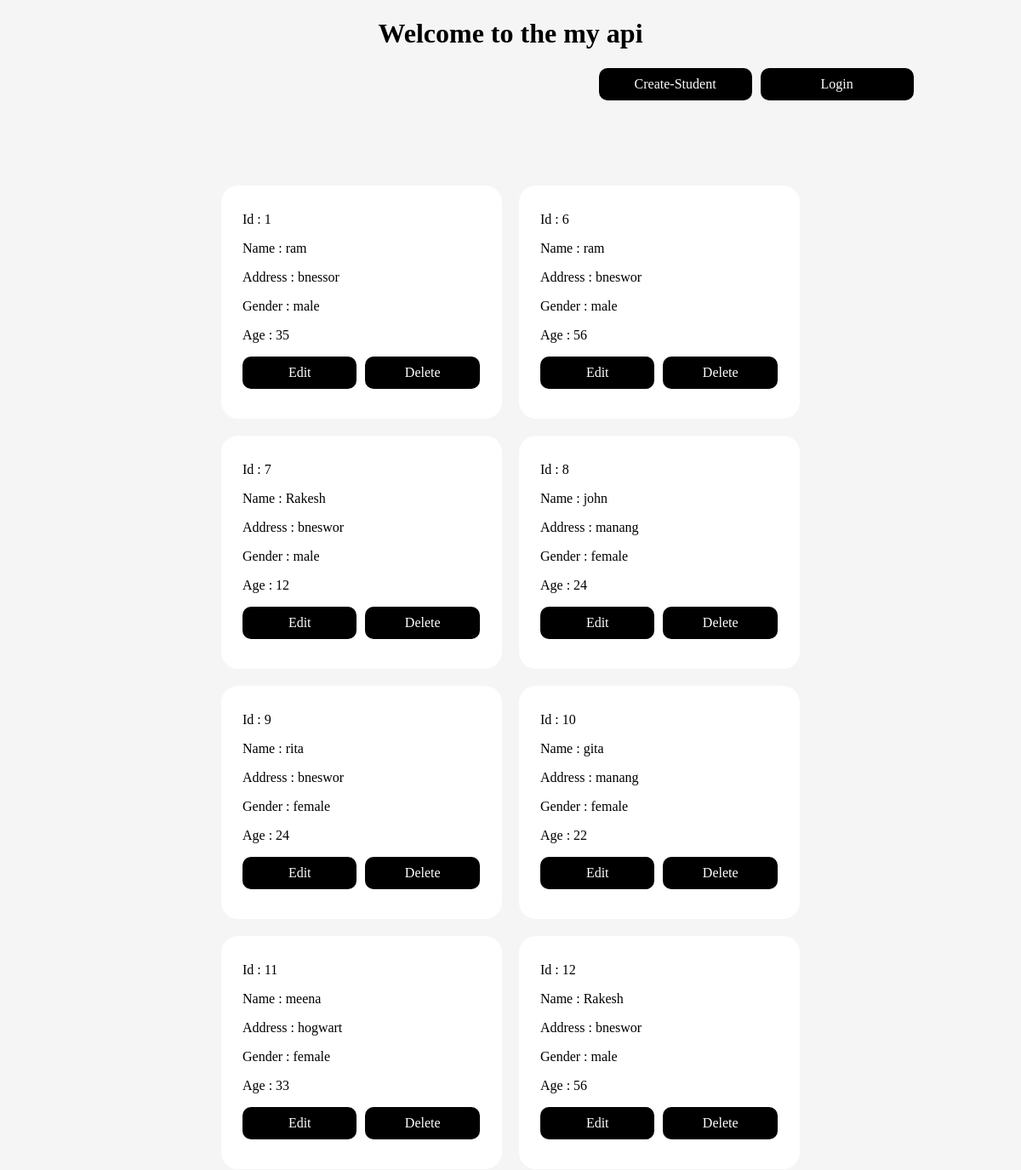
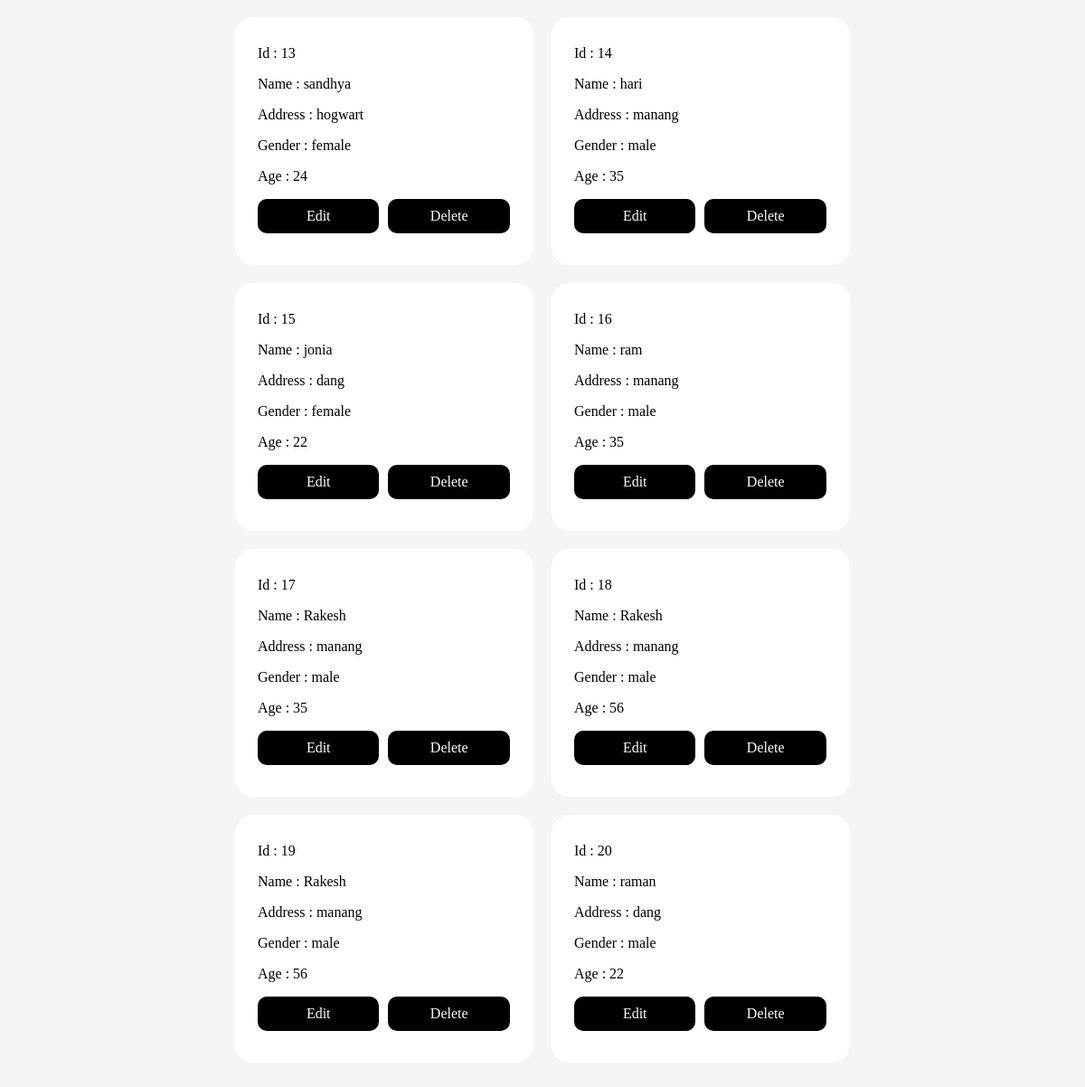
The page / on the database its author committed (2 pictures, top to bottom).
### apps/student/models.py (models this page shows, shortened)
class Student(models.Model):
     name = models.CharField(max_length=100)
     address = models.CharField(max_length=100)
     gender = models.CharField(max_length=100)
     age = models.IntegerField()
     is_deleted = models.BooleanField(default=False)
     objects = StudentManager()
     admin_objects = models.Manager()

### apps/nerd/views.py (the view)
# urls.py: path("", index, name="list-student"),
def index(request):
    student = Student.objects.all()
    return render(request, "index.html", {"students":student})

### apps/student/models.py (called while the page is built)
     def get_queryset(self):
          return super().get_queryset().filter(is_deleted=False)

### apps/nerd/templates/index.html (shortened to what this page needs)
<!DOCTYPE html>
<html lang="en">
<head>
</head>
<body>
    <h1 align="center">Welcome to the my api</h1>
    <div class="create">
        <a href="{% url 'add-student' %}">Create-Student</a>
        {% if user.is_authenticated %}
        <a href="{% url 'logout' %}">Logout</a>
        {% else %}
        <a href="{% url 'login-user' %}">Login</a>
        {% endif %}
    </div>
    <div class="container">
        {% for student in students %}
        <div class="student_info">
            <p>Id : {{ student.id }}</p>
            <p>Name : {{ student.name }}</p>
            <p>Address : {{ student.address }}</p>
            <p>Gender : {{ student.gender }}</p>
            <p>Age : {{ student.age }}</p>
            <div class="btns">
                <a href="{% url 'update-student' student.id %}">Edit</a>
                <a href="{% url 'delete-student' student.id %}">Delete</a>
            </div>
        </div>
        {% endfor %}
    </div>
</body>
</html>

### apps/nerd/templates/index.html (style rules this page uses)
body { background: whitesmoke; }
.container { max-width: 60%; margin: auto; display: flex; flex-wrap: wrap; gap: 20px; justify-content: center; margin-top: 100px; margin-bottom: 100px; }
.student_info { width: 300px; height: auto; border-radius: 20px; background: white; padding: 15px 5px 35px 25px; }
p { color: black; }
.btns { display: flex; gap: 10px; margin-top: 15px; margin-right: 21px; }
a { text-decoration: none; width: 10rem; background: black; border-radius: 10px; color: white; padding:10px; display: block; text-align: center; }
.create { display:flex; justify-content: end; width: 90%; gap:10px; }

### rows shown on the page
Student: id "1", name "ram", address "bnessor", gender "male", age "35"
Student: id "6", name "ram", address "bneswor", gender "male", age "56"
Student: id "7", name "Rakesh", address "bneswor", gender "male", age "12"
Student: id "8", name "john", address "manang", gender "female", age "24"
Student: id "9", name "rita", address "bneswor", gender "female", age "24"
Student: id "10", name "gita", address "manang", gender "female", age "22"
Student: id "11", name "meena", address "hogwart", gender "female", age "33"
Student: id "12", name "Rakesh", address "bneswor", gender "male", age "56"
Student: id "13", name "sandhya", address "hogwart", gender "female", age "24"
Student: id "14", name "hari", address "manang", gender "male", age "35"
Student: id "15", name "jonia", address "dang", gender "female", age "22"
Student: id "16", name "ram", address "manang", gender "male", age "35"
Student: id "17", name "Rakesh", address "manang", gender "male", age "35"
Student: id "18", name "Rakesh", address "manang", gender "male", age "56"
Student: id "19", name "Rakesh", address "manang", gender "male", age "56"
Student: id "20", name "raman", address "dang", gender "male", age "22"
